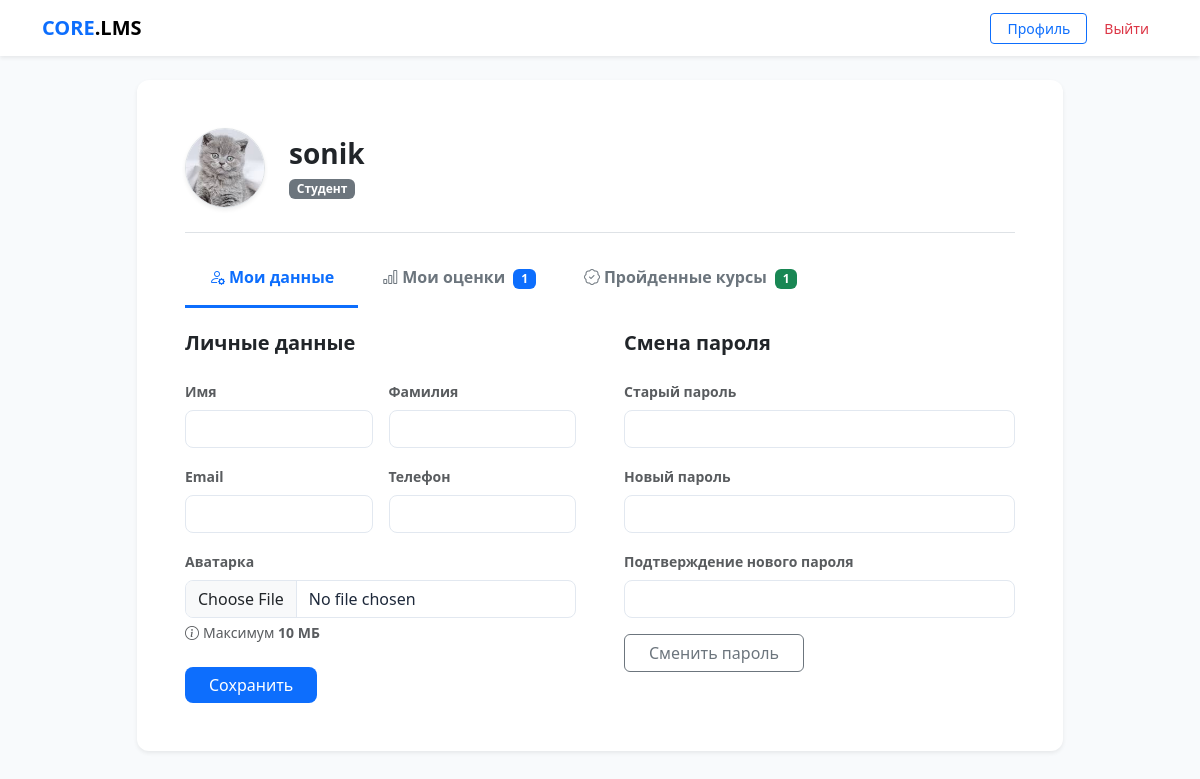
The app's page /profile/ (signed in) with its own data.
### core/models.py (models this page shows, shortened)
class CustomUser(AbstractUser):
    ROLE_CHOICES = (
        ('student', 'Студент'),
        ('teacher', 'Преподаватель'),
    )
    role = models.CharField(max_length=10, choices=ROLE_CHOICES, default='student')
    avatar = models.ImageField(upload_to='avatars/', null=True, blank=True)
    phone = models.CharField(max_length=20, null=True, blank=True)

### core/views.py (the view, shortened to what this page needs)
# urls.py: path('profile/', views.profile_view, name='profile'),
@login_required
def profile_view(request):
    results = StudentResult.objects.filter(
        student=request.user).select_related('quiz', 'quiz__course')
    completions = CourseCompletion.objects.filter(
        student=request.user).select_related('course')
    context = {
        'form': UserProfileForm(instance=request.user),
        'pw_form': PasswordChangeForm(request.user),
        'results': results,
        'completions': completions,
    }
    return render(request, 'core/profile.html', context)

### core/forms.py (shortened to what this page needs)
class UserProfileForm(forms.ModelForm):
    class Meta:
        model = CustomUser
        fields = ['first_name', 'last_name', 'email', 'avatar', 'phone']
        widgets = {
            'first_name': forms.TextInput(attrs={'class': 'form-control'}),
            'last_name':  forms.TextInput(attrs={'class': 'form-control'}),
            'email':      forms.EmailInput(attrs={'class': 'form-control'}),
            'avatar':     forms.FileInput(attrs={'class': 'form-control', 'accept': 'image/*'}),
            'phone':      forms.TextInput(attrs={'class': 'form-control'}),
        }

### core/templates/core/profile.html (shortened to what this page needs)
{% extends "core/base.html" %}
{% block content %}
<div class="row justify-content-center">
    <div class="col-md-10">
        <div class="card border-0 shadow-sm">
            <div class="card-body p-4 p-md-5">
                <div class="d-flex align-items-center mb-4 border-bottom pb-4">
                    <div class="flex-shrink-0 position-relative">
                        {% if user.avatar %}
                            <img src="{{ user.avatar.url }}" id="avatarPreview"
                                 style="width:80px;height:80px;border-radius:50%;object-fit:cover;"
                                 class="border shadow-sm">
                        {% endif %}
                    </div>
                    <div class="ms-4">
                        <h3 class="fw-bold mb-1">{{ user.get_full_name|default:user.username }}</h3>
                        <span class="badge {% if user.role == 'teacher' %}bg-primary{% else %}bg-secondary{% endif %}">
                            {{ user.get_role_display }}
                        </span>
                    </div>
                </div>
                <ul class="nav nav-tabs border-0 mb-4" id="profileTabs">
                    <li class="nav-item">
                        <button class="nav-link active fw-bold border-0 bg-transparent px-4 pb-3"
                                data-bs-toggle="tab" data-bs-target="#tab-profile" type="button">
                            <i class="bi bi-person-gear me-1"></i>Мои данные
                        </button>
                    </li>
                    <li class="nav-item">
                        <button class="nav-link fw-bold border-0 bg-transparent px-4 pb-3"
                                data-bs-toggle="tab" data-bs-target="#tab-grades" type="button">
                            <i class="bi bi-bar-chart me-1"></i>Мои оценки
                            {% if results %}
                            <span class="badge bg-primary ms-1">{{ results|length }}</span>
                            {% endif %}
                        </button>
                    </li>
                    <li class="nav-item">
                        <button class="nav-link fw-bold border-0 bg-transparent px-4 pb-3"
                                data-bs-toggle="tab" data-bs-target="#tab-courses" type="button">
                            <i class="bi bi-patch-check me-1"></i>Пройденные курсы
                            {% if completions %}
                            <span class="badge bg-success ms-1">{{ completions|length }}</span>
                            {% endif %}
                        </button>
                    </li>
                </ul>
                <div class="tab-content">
                    <div class="tab-pane fade show active" id="tab-profile">
                        <div class="row g-5">
                            <div class="col-md-6">
                                <h5 class="fw-bold mb-4">Личные данные</h5>
                                <form method="post" enctype="multipart/form-data">
                                    <div class="row g-3">
                                        <div class="col-6">
                                            <label class="form-label small fw-bold text-muted">Имя</label>
                                            {{ form.first_name }}
                                        </div>
                                        <div class="col-6">
                                            <label class="form-label small fw-bold text-muted">Фамилия</label>
                                            {{ form.last_name }}
                                        </div>
                                        <div class="col-md-6">
                                            <label class="form-label small fw-bold text-muted">Email</label>
                                            {{ form.email }}
                                        </div>
                                        <div class="col-md-6">
                                            <label class="form-label small fw-bold text-muted">Телефон</label>
                                            {{ form.phone }}
                                        </div>
                                        <div class="col-12">
                                            <label class="form-label small fw-bold text-muted">Аватарка</label>
                                            {{ form.avatar }}
                                            <div class="form-text text-muted">
                                                <i class="bi bi-info-circle me-1"></i>Максимум <strong>10 МБ</strong>
                                            </div>
                                        </div>
                                    </div>
                                    <button type="submit" class="btn btn-primary mt-4 px-4" id="saveProfileBtn">
                                        Сохранить
                                    </button>
                                </form>
                            </div>
                            <div class="col-md-6">
                                <h5 class="fw-bold mb-4">Смена пароля</h5>
                                <form method="post">
                                    <div class="mb-3">
                                        <label class="form-label small fw-bold text-muted">Старый пароль</label>
                                        <input type="password" name="old_password" class="form-control"
                                               id="id_old_password" autocomplete="current-password">
                                    </div>
                                    <div class="mb-3">
                                        <label class="form-label small fw-bold text-muted">Новый пароль</label>
                                        <input type="password" name="new_password1" class="form-control"
                                               id="id_new_password1" autocomplete="new-password">
                                    </div>
                                    <div class="mb-3">
                                        <label class="form-label small fw-bold text-muted">Подтверждение нового пароля</label>
                                        <input type="password" name="new_password2" class="form-control"
                                               id="id_new_password2" autocomplete="new-password">
                                    </div>
                                    <button type="submit" class="btn btn-outline-secondary px-4">
                                        Сменить пароль
                                    </button>
                                </form>
                            </div>
                        </div>
                    </div>
                </div>
            </div>
        </div>
    </div>
</div>
{% endblock %}

### core/templates/core/base.html (style rules this page uses)
:root { --bg-body: #f8fafc; --bg-card: #ffffff; --border-color: #e2e8f0; --accent: #0d6efd; --text-main: #1e293b; }
body { background-color: var(--bg-body); color: var(--text-main); font-family: 'Segoe UI', system-ui, sans-serif; }
input, textarea, select, .form-control { background-color: #ffffff !important; color: #1e293b !important; border: 1px solid var(--border-color) !important; border-radius: 8px !important; }
.card { background-color: var(--bg-card); border: 0; border-radius: 12px; box-shadow: 0 1px 3px rgba(0,0,0,0.05); }
.btn-primary { background-color: var(--accent); border: none; border-radius: 8px; }

### core/templates/core/profile.html (style rules this page uses)
.nav-tabs .nav-link { color: #6c757d; border-bottom: 3px solid transparent !important; transition: color .15s; }
.nav-tabs .nav-link.active { color: #0d6efd !important; border-bottom: 3px solid #0d6efd !important; }

### records on screen
CustomUser: avatar (picture), get_full_name "sonik", role "Студент"

### other values on screen
{{ results|length }} "1"
{{ completions|length }} "1"
